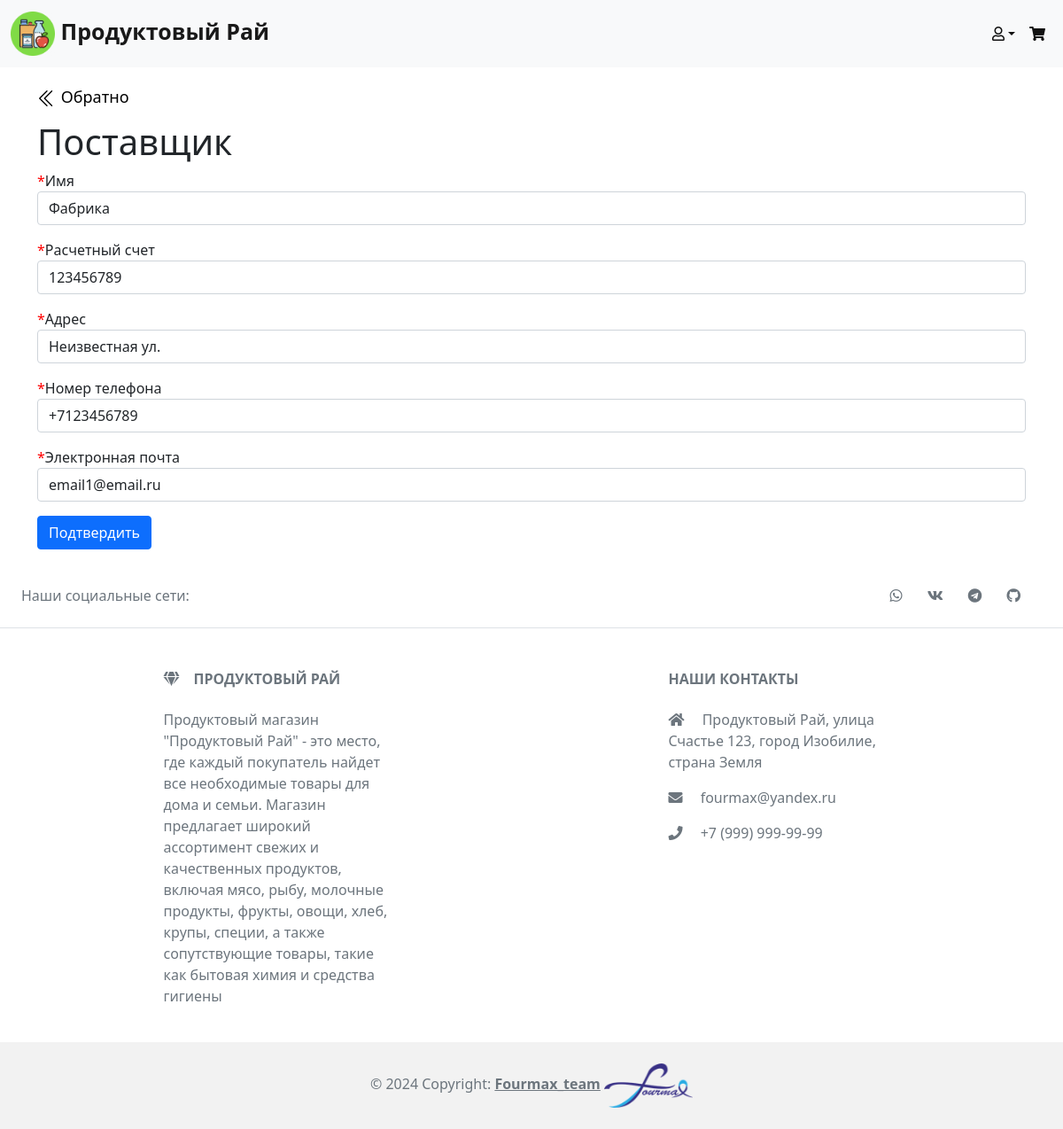
The page /update_supplier/1 on the database as committed earlier.
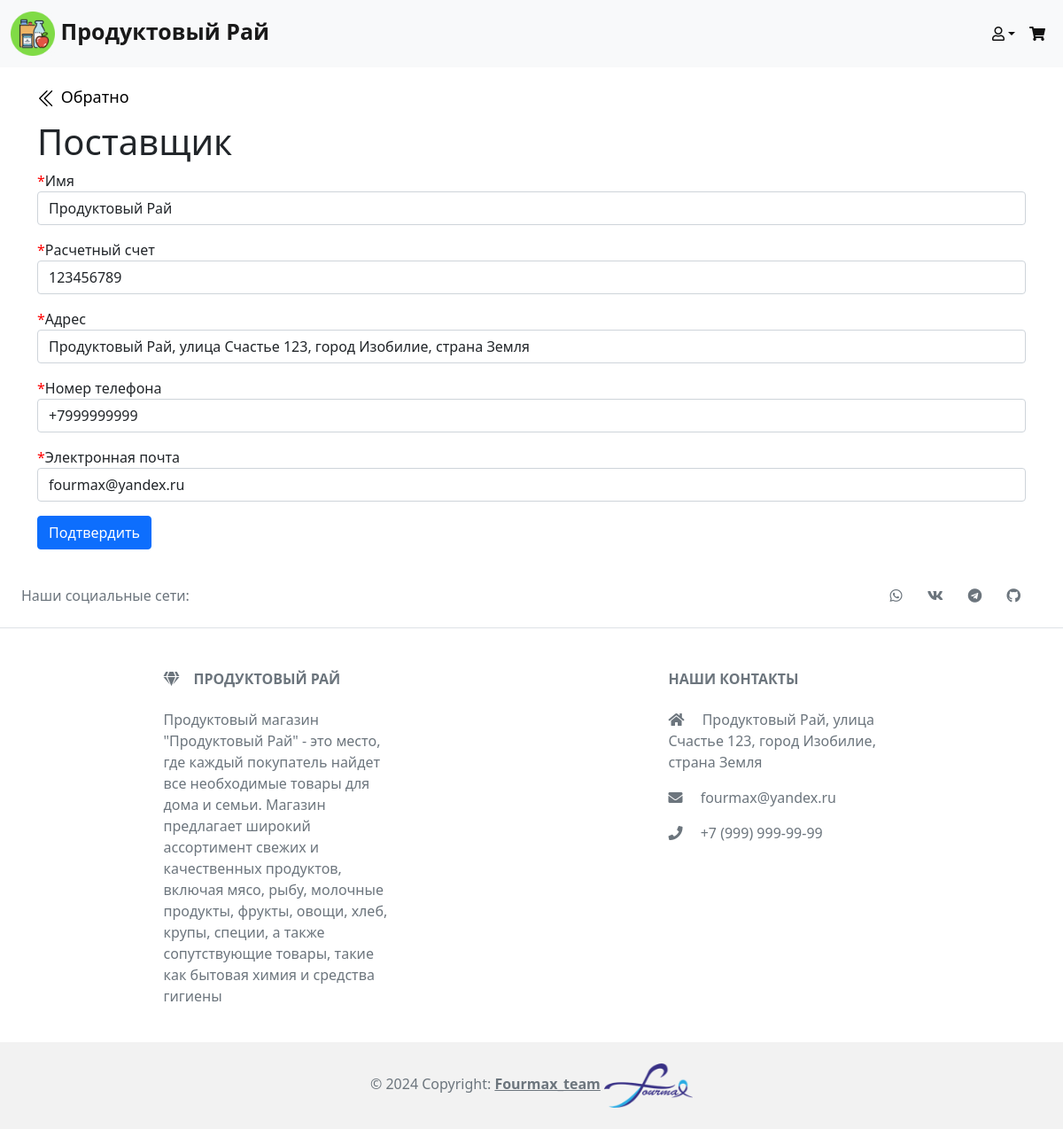
The same page on the database as committed later.
### data/suppliers.py (models this page shows)
class Supplier(SqlAlchemyBase, SerializerMixin):
    __tablename__ = 'suppliers'
    id = sqlalchemy.Column(sqlalchemy.Integer, primary_key=True,
                           autoincrement=True)
    name = sqlalchemy.Column(sqlalchemy.String, nullable=True)
    payment_account = sqlalchemy.Column(sqlalchemy.String, nullable=True)
    address = sqlalchemy.Column(sqlalchemy.String, nullable=True)
    mobile_phone = sqlalchemy.Column(
        sqlalchemy.String, index=True, unique=True, nullable=True
    )
    email = sqlalchemy.Column(
        sqlalchemy.String, index=True, unique=True, nullable=True
    )
    items = orm.relationship('Item', back_populates='suppliers')

### server.py (the view, shortened to what this page needs)
@app.route("/update_supplier/<int:supplier_id>", methods=['GET', 'POST'])
def update_supplier_page(supplier_id):
    form = AddSupplierForm()
    if request.method == "GET":
        db_sess = db_session.create_session()
        supplier = db_sess.query(Supplier).filter(
            Supplier.id == supplier_id
        ).first()
        if supplier:
            form.name.data = supplier.name
            form.payment_account.data = supplier.payment_account
            form.address.data = supplier.address
            form.mobile_phone.data = supplier.mobile_phone
            form.email.data = supplier.email
        else:
            abort(404)
    return render_template(
        'add_supplier.html', title='Редактирование поставщика',
        host_data=request.host, form=form
    )

### forms/admin.py
class AddSupplierForm(FlaskForm):
    name = StringField('Имя', validators=[DataRequired()])
    payment_account = IntegerField(
        'Расчетный счет',
        validators=[DataRequired()]
    )
    address = StringField('Адрес', validators=[DataRequired()])
    mobile_phone = TelField(
        'Номер телефона', validators=[DataRequired(), Length(max=15)]
    )
    email = StringField(
        'Электронная почта', validators=[DataRequired()]
    )
    submit = SubmitField('Подтвердить')

### data/db_session.py (called while the page is built)
def create_session() -> Session:
    global __factory
    return __factory()

### templates/add_supplier.html (shortened to what this page needs)
{% extends "base.html" %}
{% block content %}
    <div class="return-to-catalog" style="padding-top: 20px;">
        <a href="/admin">
        </a>
        <a href="/admin">Обратно</a>
    </div>
    <h1>Поставщик</h1>
    <form action="" method="post">
        <p>
            <span class="req-marker">*</span>{{ form.name.label }}<br>
            {{ form.name(class="form-control") }}
        </p>
        <p>
            <span class="req-marker">*</span>{{ form.payment_account.label }}<br>
            {{ form.payment_account(class="form-control") }}
        </p>
        <p>
            <span class="req-marker">*</span>{{ form.address.label }}<br>
            {{ form.address(class="form-control") }}
        </p>
        <p>
            <span class="req-marker">*</span>{{ form.mobile_phone.label }}<br>
            {{ form.mobile_phone(class="form-control", type="tel") }}
        </p>
        <p>
            <span class="req-marker">*</span>{{ form.email.label }}<br>
            {{ form.email(class="form-control", type="email") }}
        </p>
        <p>{{ form.submit(type="submit", class="btn btn-primary") }}</p>
    </form>
{% endblock %}

Rows that differ between the two databases and show on the page:
changed Supplier: name "Фабрика" → "Продуктовый Рай"; address "Неизвестная ул." → "Продуктовый Рай, улица Счастье 123, город Изобилие, страна Земля"; mobile_phone "+7123456789" → "+7999999999"; email "email1@email.ru" → "fourmax@yandex.ru"
